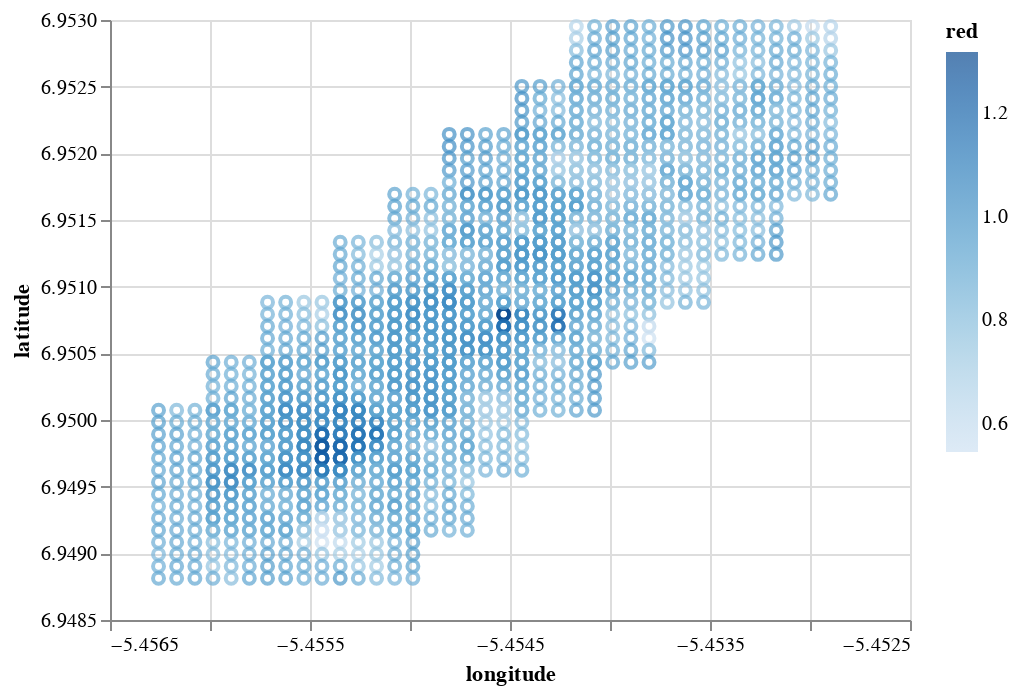

Notebook source saved alongside this figure:
### Markdown cell above
Image Location Exploration

### Code cell
alt.Chart(pd.DataFrame({'latitude': np.array(trainset['lat'])[[2, 3, 4, 5, 6, 7, 8, 9]].reshape(-1), 'longitude': np.array(trainset['lon'])[[2, 3, 4, 5, 6, 7, 8, 9]].reshape(-1), 'red': np.array(trainset['images'])[[2, 3, 4, 5, 6, 7, 8, 9], :, :, 2].reshape(-1) / 700})).mark_point().encode(x = alt.X('longitude:Q', scale = alt.Scale(zero = False)), y = alt.Y('latitude:Q', scale = alt.Scale(zero = False)), color = 'red:Q')

### Figure 1 — Vega-Lite specification as saved in the notebook (floating-point values rounded to 4 significant figures; data arrays with more than 128 entries replaced by an {"elided": "..."} marker saying what was removed)
{"config": {"view": {"continuousWidth": 400, "continuousHeight": 300}}, "data": {"name": "data-1024cf5f7ea2ccf5ff428cdd587c2c50"}, "mark": "point", "encoding": {"color": {"field": "red", "type": "quantitative"}, "x": {"field": "longitude", "scale": {"zero": false}, "type": "quantitative"}, "y": {"field": "latitude", "scale": {"zero": false}, "type": "quantitative"}}, "$schema": "https://vega.github.io/schema/vega-lite/v4.17.0.json", "datasets": {"data-1024cf5f7ea2ccf5ff428cdd587c2c50": {"elided": "1800 records"}}}
